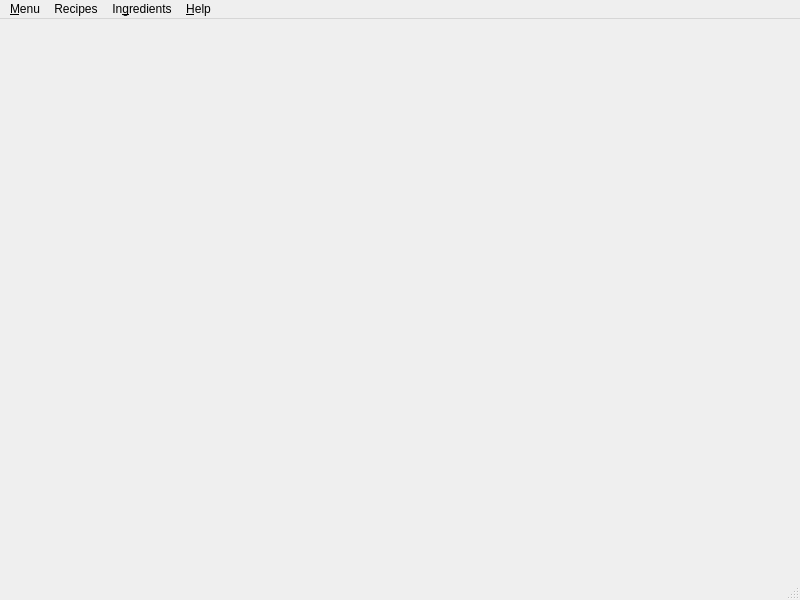
<?xml version="1.0" encoding="UTF-8"?>
<ui version="4.0">
 <class>MainWindow</class>
 <widget class="QMainWindow" name="MainWindow">
  <property name="geometry">
   <rect>
    <x>0</x>
    <y>0</y>
    <width>800</width>
    <height>600</height>
   </rect>
  </property>
  <property name="windowTitle">
   <string>easyCook</string>
  </property>
  <widget class="QWidget" name="centralwidget"/>
  <widget class="QMenuBar" name="menubar">
   <property name="geometry">
    <rect>
     <x>0</x>
     <y>0</y>
     <width>800</width>
     <height>36</height>
    </rect>
   </property>
   <widget class="QMenu" name="menuMenu">
    <property name="title">
     <string>&amp;Menu</string>
    </property>
   </widget>
   <widget class="QMenu" name="menuRecipes">
    <property name="title">
     <string>Recipes</string>
    </property>
   </widget>
   <widget class="QMenu" name="menuIngredients">
    <property name="title">
     <string>In&amp;gredients</string>
    </property>
    <addaction name="actionNew_Ingredient"/>
    <addaction name="actionView_All"/>
   </widget>
   <widget class="QMenu" name="menuHelp">
    <property name="title">
     <string>&amp;Help</string>
    </property>
   </widget>
   <addaction name="menuMenu"/>
   <addaction name="menuRecipes"/>
   <addaction name="menuIngredients"/>
   <addaction name="menuHelp"/>
  </widget>
  <widget class="QStatusBar" name="statusbar"/>
  <action name="actionNew_Ingredient">
   <property name="checkable">
    <bool>false</bool>
   </property>
   <property name="text">
    <string>New</string>
   </property>
  </action>
  <action name="actionView_All">
   <property name="text">
    <string>View All</string>
   </property>
  </action>
 </widget>
 <resources/>
 <connections>
  <connection>
   <sender>actionNew_Ingredient</sender>
   <signal>triggered()</signal>
   <receiver>MainWindow</receiver>
   <slot>showNormal()</slot>
   <hints>
    <hint type="sourcelabel">
     <x>-1</x>
     <y>-1</y>
    </hint>
    <hint type="destinationlabel">
     <x>399</x>
     <y>299</y>
    </hint>
   </hints>
  </connection>
 </connections>
</ui>
